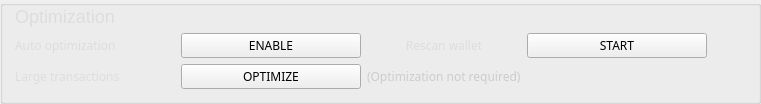
          <widget class="QGroupBox" name="groupBox_8">
           <property name="styleSheet">
            <string notr="true">border-bottom: 1px solid #444;
</string>
           </property>
           <property name="title">
            <string/>
           </property>
           <layout class="QGridLayout" name="gridLayout_19">
            <property name="leftMargin">
             <number>12</number>
            </property>
            <property name="topMargin">
             <number>0</number>
            </property>
            <property name="bottomMargin">
             <number>12</number>
            </property>
            <item row="1" column="1">
             <widget class="QPushButton" name="b2_autoOptimizeButton">
              <property name="sizePolicy">
               <sizepolicy hsizetype="Expanding" vsizetype="Fixed">
                <horstretch>0</horstretch>
                <verstretch>0</verstretch>
               </sizepolicy>
              </property>
              <property name="minimumSize">
               <size>
                <width>180</width>
                <height>20</height>
               </size>
              </property>
              <property name="maximumSize">
               <size>
                <width>220</width>
                <height>25</height>
               </size>
              </property>
              <property name="font">
               <font>
                <family>Poppins</family>
               </font>
              </property>
              <property name="styleSheet">
               <string notr="true">/* This button style is handled automatically by OverviewFrame:setStyles() (in OverviewFrame.cpp) */</string>
              </property>
              <property name="text">
               <string>ENABLE</string>
              </property>
             </widget>
            </item>
            <item row="2" column="0">
             <widget class="QLabel" name="label_28">
              <property name="sizePolicy">
               <sizepolicy hsizetype="Minimum" vsizetype="Preferred">
                <horstretch>0</horstretch>
                <verstretch>0</verstretch>
               </sizepolicy>
              </property>
              <property name="minimumSize">
               <size>
                <width>160</width>
                <height>25</height>
               </size>
              </property>
              <property name="maximumSize">
               <size>
                <width>16777215</width>
                <height>25</height>
               </size>
              </property>
              <property name="font">
               <font>
                <family>Poppins</family>
               </font>
              </property>
              <property name="styleSheet">
               <string notr="true">color: #ddd; 
border: 0px;
</string>
              </property>
              <property name="text">
               <string>Large transactions</string>
              </property>
              <property name="alignment">
               <set>Qt::AlignLeading|Qt::AlignLeft|Qt::AlignVCenter</set>
              </property>
             </widget>
            </item>
            <item row="2" column="1">
             <widget class="QPushButton" name="b2_optimizeButton">
              <property name="sizePolicy">
               <sizepolicy hsizetype="Expanding" vsizetype="Fixed">
                <horstretch>0</horstretch>
                <verstretch>0</verstretch>
               </sizepolicy>
              </property>
              <property name="minimumSize">
               <size>
                <width>180</width>
                <height>25</height>
               </size>
              </property>
              <property name="maximumSize">
               <size>
                <width>220</width>
                <height>25</height>
               </size>
              </property>
              <property name="font">
               <font>
                <family>Poppins</family>
               </font>
              </property>
              <property name="styleSheet">
               <string notr="true">/* This button style is handled automatically by OverviewFrame:setStyles() (in OverviewFrame.cpp) */</string>
              </property>
              <property name="text">
               <string>OPTIMIZE</string>
              </property>
             </widget>
            </item>
            <item row="2" column="2">
             <widget class="QLabel" name="m_optimizationMessage">
              <property name="minimumSize">
               <size>
                <width>0</width>
                <height>20</height>
               </size>
              </property>
              <property name="maximumSize">
               <size>
                <width>16777215</width>
                <height>20</height>
               </size>
              </property>
              <property name="font">
               <font>
                <family>Poppins</family>
               </font>
              </property>
              <property name="styleSheet">
               <string notr="true">color: #ccc; 

 border: 0px;</string>
              </property>
              <property name="text">
               <string>(Optimization not required)</string>
              </property>
              <property name="alignment">
               <set>Qt::AlignLeading|Qt::AlignLeft|Qt::AlignVCenter</set>
              </property>
             </widget>
            </item>
            <item row="1" column="0">
             <widget class="QLabel" name="label_27">
              <property name="sizePolicy">
               <sizepolicy hsizetype="Minimum" vsizetype="Preferred">
                <horstretch>0</horstretch>
                <verstretch>0</verstretch>
               </sizepolicy>
              </property>
              <property name="minimumSize">
               <size>
                <width>160</width>
                <height>0</height>
               </size>
              </property>
              <property name="maximumSize">
               <size>
                <width>16777215</width>
                <height>25</height>
               </size>
              </property>
              <property name="font">
               <font>
                <family>Poppins</family>
               </font>
              </property>
              <property name="styleSheet">
               <string notr="true">color: #ddd; 
border: 0px;
</string>
              </property>
              <property name="text">
               <string>Auto optimization</string>
              </property>
              <property name="alignment">
               <set>Qt::AlignLeading|Qt::AlignLeft|Qt::AlignVCenter</set>
              </property>
             </widget>
            </item>
            <item row="1" column="3">
             <widget class="QPushButton" name="b2_rescanButton">
              <property name="sizePolicy">
               <sizepolicy hsizetype="Expanding" vsizetype="Fixed">
                <horstretch>0</horstretch>
                <verstretch>0</verstretch>
               </sizepolicy>
              </property>
              <property name="minimumSize">
               <size>
                <width>180</width>
                <height>25</height>
               </size>
              </property>
              <property name="maximumSize">
               <size>
                <width>220</width>
                <height>25</height>
               </size>
              </property>
              <property name="font">
               <font>
                <family>Poppins</family>
               </font>
              </property>
              <property name="styleSheet">
               <string notr="true">/* This button style is handled automatically by OverviewFrame:setStyles() (in OverviewFrame.cpp) */</string>
              </property>
              <property name="text">
               <string>START</string>
              </property>
             </widget>
            </item>
            <item row="1" column="2">
             <widget class="QLabel" name="label_29">
              <property name="minimumSize">
               <size>
                <width>0</width>
                <height>20</height>
               </size>
              </property>
              <property name="maximumSize">
               <size>
                <width>16777215</width>
                <height>20</height>
               </size>
              </property>
              <property name="font">
               <font>
                <family>Poppins</family>
               </font>
              </property>
              <property name="styleSheet">
               <string notr="true">color: #ddd; 

 border: 0px;</string>
              </property>
              <property name="text">
               <string>Rescan wallet</string>
              </property>
              <property name="alignment">
               <set>Qt::AlignCenter</set>
              </property>
             </widget>
            </item>
            <item row="1" column="4">
             <spacer name="horizontalSpacer_7">
              <property name="orientation">
               <enum>Qt::Horizontal</enum>
              </property>
              <property name="sizeHint" stdset="0">
               <size>
                <width>40</width>
                <height>20</height>
               </size>
              </property>
             </spacer>
            </item>
            <item row="0" column="0">
             <widget class="QLabel" name="label_26">
              <property name="sizePolicy">
               <sizepolicy hsizetype="Minimum" vsizetype="Preferred">
                <horstretch>0</horstretch>
                <verstretch>0</verstretch>
               </sizepolicy>
              </property>
              <property name="minimumSize">
               <size>
                <width>0</width>
                <height>0</height>
               </size>
              </property>
              <property name="maximumSize">
               <size>
                <width>16777215</width>
                <height>32</height>
               </size>
              </property>
              <property name="sizeIncrement">
               <size>
                <width>0</width>
                <height>0</height>
               </size>
              </property>
              <property name="font">
               <font>
                <pointsize>-1</pointsize>
               </font>
              </property>
              <property name="styleSheet">
               <string notr="true">color: #ddd; 
font-size: 18px;
 border: 0px;</string>
              </property>
              <property name="text">
               <string>Optimization</string>
              </property>
              <property name="alignment">
               <set>Qt::AlignLeading|Qt::AlignLeft|Qt::AlignVCenter</set>
              </property>
             </widget>
            </item>
           </layout>
          </widget>
